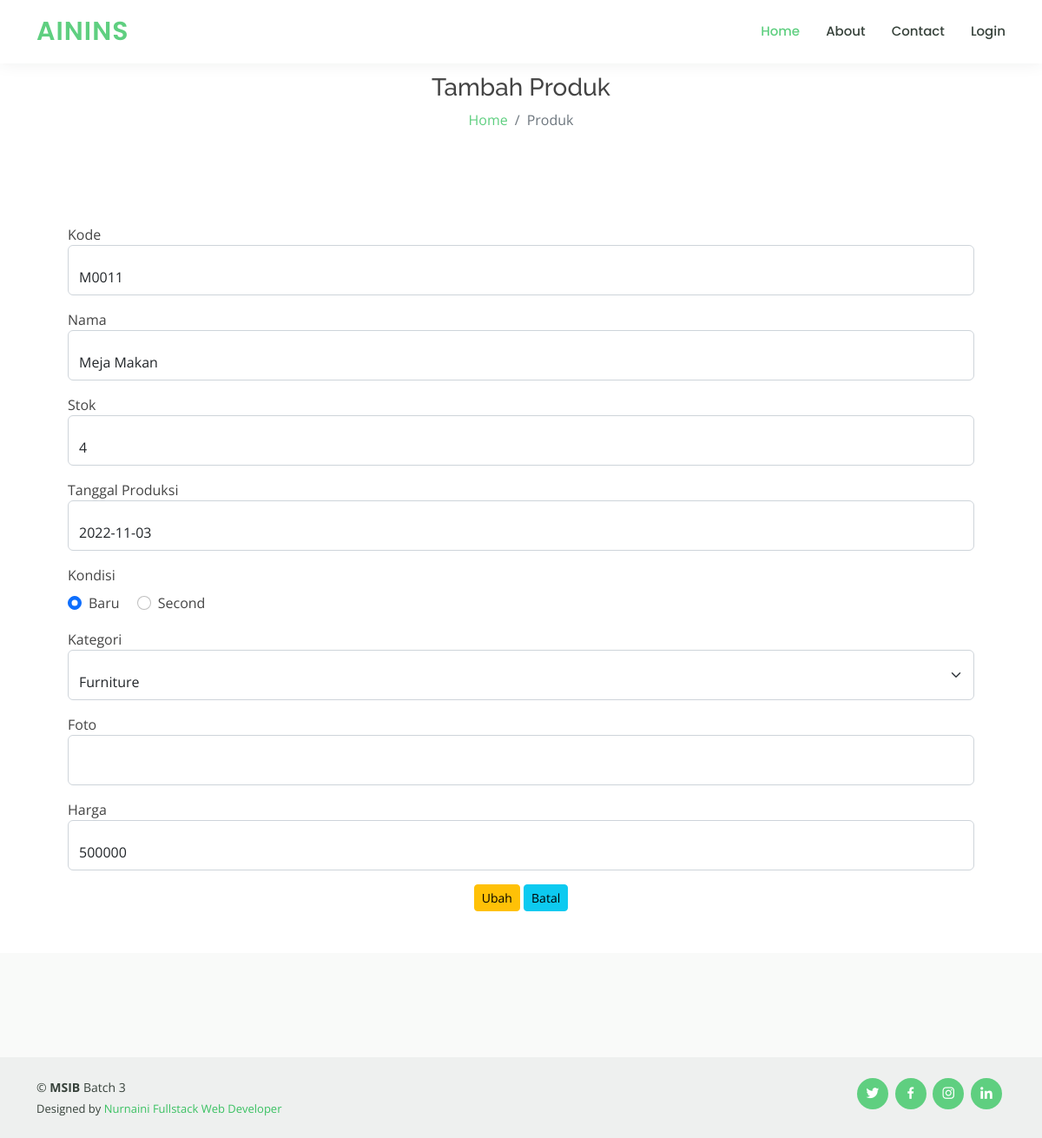
The page /index.php?hal=produk_form&idedit=8 on the database its author committed.
### tables this page shows
CREATE TABLE `produk` (
  `id` int(11) NOT NULL,
  `kode` char(5) NOT NULL,
  `nama` varchar(50) NOT NULL,
  `stok` int(11) NOT NULL,
  `tgl_produksi` date NOT NULL,
  `kondisi` enum('Baru','Second') NOT NULL,
  `idjenis` int(11) NOT NULL,
  `foto` varchar(30) DEFAULT NULL,
  `harga` int(100) DEFAULT NULL
);

### models/Produk.php (called while the page is built, shortened)
<?php
class Produk{
    private $koneksi;
    public function __construct(){
        global $dbh;
        $this->koneksi = $dbh;
    }
    public function getProduk($id){
        $sql = "SELECT produk.*, jenis.nama AS kategori FROM produk
                INNER JOIN jenis ON jenis.id = produk.idjenis
                WHERE produk.id = ?";
        $ps = $this->koneksi->prepare($sql);
        $ps->execute([$id]);
        $rs = $ps->fetch();
        return $rs;
    }
}

### models/Kategori.php (called while the page is built, shortened)
<?php
class Kategori{
    private $koneksi;
    public function __construct(){
        global $dbh;
        $this->koneksi = $dbh;
    }
    public function dataKategori(){
        $sql = "SELECT * FROM jenis";
        $ps = $this->koneksi->prepare($sql);
        $ps->execute();
        $rs = $ps->fetchAll();
        return $rs;
    }
}

### produk_form.php (the view, shortened to what this page needs)
<?php
$obj_kategori = new Kategori();
$obj_produk = new Produk();
$ar_kondisi = ['Baru', 'Second'];
$data_kategori = $obj_kategori->dataKategori();
$idedit = $_REQUEST['idedit'];
$pro= !empty($idedit) ? $obj_produk->getProduk($idedit) : array() ;
?>
<section class="page-title bg-title overlay-dark">
    <div class="container">
        <div class="row">
            <div class="col-12 text-center">
                <div class="title">
                    <h3>Tambah Produk</h3>
                </div>
                <ol class="breadcrumb justify-content-center p-0 m-0">
                    <li class="breadcrumb-item"><a href="index.php?hal=home">Home</a></li>
                    <li class="breadcrumb-item active">Produk</li>
                </ol>
            </div>
        </div>
    </div>
</section>
<div class="container px-5 my-5">
    <form action="produk_controller.php" method="POST" class="row">
        <label for="kode">Kode</label>
        <div class="form-floating mb-3">
            <input class="form-control" id="kode" name="kode" value="<?= $pro['kode']?>" type="text" placeholder="Kode" data-sb-validations="" />
        </div>
        <label for="nama">Nama</label>
        <div class="form-floating mb-3">
            <input class="form-control" id="nama" name="nama" value="<?= $pro['nama']?>" type="text" placeholder="Nama" data-sb-validations="" />
        </div>
        <label for="stok">Stok</label>
        <div class="form-floating mb-3">
            <input class="form-control" id="stok" name="stok" value="<?= $pro['stok']?>" type="text" placeholder="Stok" data-sb-validations="" />
        </div>
        <label for="tanggalProduksi">Tanggal Produksi</label>
        <div class="form-floating mb-3">
            <input class="form-control" id="tanggalProduksi" name="tgl_produksi" value="<?= $pro['tgl_produksi']?>" type="text" placeholder="Tanggal Produksi" data-sb-validations="" />
        </div>
        <div class="mb-3">
        <label class="form-label d-block">Kondisi</label>
            <?php
            $no = 0;
            foreach($ar_kondisi as $kondisi => $k) {
                $cek = $pro['kondisi'] == $k ?'checked': '';
            ?>
            <div class="form-check form-check-inline">
                <input class="form-check-input" id="kondisi <?= $no ?>" type="radio" name="kondisi" value="<?= $k ?>" <?= $cek ?> data-sb-validations="" />
                <label for="kondisi" class="form-check-label"><?= $k ?></label>
            </div>
                <?php
                $no++;
                } ?>
        </div>
        <label for="kategori">Kategori</label>
        <div class="form-floating mb-3">
            <select class="form-select" id="kategori" name="idjenis" aria-label="Kategori">
                <?php
                foreach ($data_kategori as $j) {
                    $cekk = $pro['idjenis'] == $j['id'] ? 'selected' : '';
                ?>
                <option value="<?= $j['id'] ?>" <?=$cekk ?>>  <?= $j['nama'] ?> </option>
                <?php } ?>
            </select>
        </div>
        <label for="foto">Foto</label>
        <div class="form-floating mb-3">
            <input class="form-control" id="foto" name="foto" value="<?= $pro['foto']?>" type="text" placeholder="Foto" data-sb-validations="" />
        </div>
        <label for="harga">Harga</label>
        <div class="form-floating mb-3">
            <input class="form-control" id="harga" name="harga" value="<?= $pro['harga']?>" type="text" placeholder="Harga" data-sb-validations="" />
        </div>
        <div class="col-12 text-center">
        <?php
                if(empty($idedit)){
                ?>
                <button type="submit" name="proses" value="simpan" class="btn btn-success btn-sm">Simpan</button>
                <?php
                }
                else{
                ?>
                <button type="submit" name="proses" value="ubah" class="btn btn-warning btn-sm">Ubah</button>
                <?php } ?> <button type=" submit" name="proses" value="batal" class="btn btn-info btn-sm">
                    Batal</button>
        </div>
    </form>
</div>

### assets/css/style.css (style rules this page uses)
body { font-family: "Open Sans", sans-serif; color: #444444; }
a { color: #5fcf80; text-decoration: none; }
h1, h2, h3, h4, h5, h6 { font-family: "Raleway", sans-serif; }
section { padding: 60px 0; overflow: hidden; }

### rows shown on the page
produk: kode "M0011", nama "Meja Makan", stok "4", tgl_produksi "2022-11-03", harga "500000"

### other values the page prints
$k "Baru"
$k "Second"
form field idjenis "Furniture"
